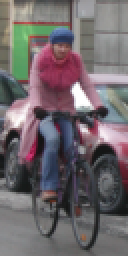
#> input picture Lab2/bike_and_pedestrian.png, 64 x 128 px (shown 2 times larger)
$ jupyter execute --allow-errors lab2.ipynb
#> lines starting #> are read from the running program, lines starting #| are printed output that depends on the picture
### Tarea1/plot.py
# Katherine Garcia 20190418

import matplotlib.pyplot as plt
import numpy as np

def imgView(img, title=None, filename=None, axis=False):
    """
    Diferenciar entre una imgagen a color y bw
    Si hay filename -> grabar la img
    Si hay axis ->

    Args:
        img (_type_): imagen a identificar
        title (_type_, optional): Defaults to None.
        filename (_type_, optional): Defaults to None.
        axis (bool, optional): Defaults to False.
    """
    dim = len(img.shape)
    fig = plt.figure(figsize=(10.0,10.0))
    if axis != None:
        ax = fig.add_subplot(111)
    else:
        ax = axis

    if dim == 3: # imagen a color
        ax.imshow(img)
    elif dim == 2: # imagen bw
        ax.imshow(img, vmin=0, vmax=255, cmap='gray')

    ax.axes.xaxis.set_visible(False) # quitar axis
    ax.axes.yaxis.set_visible(False) # quitar axis

    if title:
        ax.set_title(title)
    if filename:
        plt.savefig(filename,bbox_inches='tight',pad_inches=0)
    else:
        # # h = plt.savefig(filename,bbox_inches='tight',pad_inches=0)
        # return fig
        plt.show()

# [84 lines left out: functions imgFilter, imgComp, imgSobel, not called in this run]

### Lab2/laboratorio_2.py
# Katherine García 20190418
# https://github.com/katherineggs/computerVision#laboratorios

import sys ; sys.path.append("/Users/katherinegarcia/Desktop/computerVision/Tarea1/") # osx
from skimage.util import view_as_windows
from math import ceil
import numpy as np
import cv2 as cv
import os

kernelX = np.array([-1,0,1]).reshape(1,-1)
kernelY = np.array([-1,0,1]).reshape(-1,1)

def loadImg(path):
    """Load img from imgs folder

    Args:
        path (str): path of file

    Returns:
        im: image in grayscale
    """
    # color
    im = cv.imread(os.path.join(path), cv.IMREAD_COLOR)
    im = cv.cvtColor(im, cv.COLOR_BGR2RGB)

    #BW
    # im = cv.imread(os.path.join(path,'p1.png'), cv.IMREAD_GRAYSCALE)
    return im

def pad(img, r, value, type=np.uint8):
    """Pad an image with value v with a border of r pixels.
    Args:
        img (numpy array): Image to pad.
        r (int): Number of pixels to pad around border.
        value (int): Value to use for padding.
        type (np.types): Type of new padded image.

    Returns:
        padded (numpy array): Padded image.
    """
    rows, cols = img.shape
    R = rows + 2*r
    C = cols + 2*r

    padded = np.full((R, C), value, dtype=type)
    padded[r:-r,r:-r] = img
    return padded

def filterImg(img, kernel, dtype = np.float64):
    """Convolve img

    Args:
        img (_type_): _description_
        kernel (_type_): _description_
        dtype (_type_): _description_

    Returns:
        _type_: _description_
    """
    # check that img is BW
    assert len(img.shape) == 2

    # allow non square kernels with odd shape
    # but validate that the mayor axis size is odd
    assert (max(kernel.shape)%2)!=0

    # create placeholder for result
    # crear una matriz como variable de salida
    convolution = np.zeros_like(img, dtype=dtype)
    rK, cK = kernel.shape

    R = max(rK, cK)//2

    # pnerle padding al img
    padded = pad(img, R ,-1)
    r, c = padded.shape

    for i in range(1, r-1):
        for j in range(1, c-1):
            imgN = padded[i-R:i+R+1, j-R:j+R+1]
            pValue = np.multiply(imgN, kernel).sum()
            convolution[i-1,j-1] = pValue

    return convolution

def grad2magn(gx, gy):
    """ Compute the magnitude corresponding to gx and gy gradient matrices.
    Args:
        gx (numpy.array): Gradient in the x direction.
        gy (numpy.array): Gradient in the y direction.
    Returns:
        magnitudes (numpy.array): Magnitudes computed.
    """

    magn = np.sqrt(((gx**2)+(gy**2)))
    return magn

def grad2angle(gx,gy):
    """ Compute the angle corresponding to gx and gy gradient matrices.
    Atan2 result is always between -pi and pi.

    Args:
        gx (numpy array): Gradient in the x direction.
        gy (numpy array): Gradient in the y direction.

    Returns:
        angles (numpy array): Angles computed by the np.arctan2 function.
    """

    dir = np.arctan2(gy,gx)
    return dir

def rad2deg(rad):
    """ Convert an angle measure from radians to degrees.
    Arg:
        - rad (float): Angle in radians
    Returs:
        deg (float): Angle in degrees
    """

    deg = (rad*180)/ np.pi
    return deg

def convolveRGB(img, kernelX, kernelY):
    """ Compute the gradient of an RGB image.
    Args:
        img (numpy array): Source Image.
        kx (numpy.array): Kernel for the x direction.
        ky (numpy.array): Kernel for the y direction.
        unsigned (bool): Select if gradient computation is signed or unsigned.

    Returns:
        gradients (list): List of numpy arrays containing the x and y convolution per channel.
    """
    gradients = []

   # pasarle convolve
    for i in range(len(img.shape)):
        c = img[:,:,i]

        gradXc = filterImg(c, kernelX)
        gradYc = filterImg(c, kernelY)

        gradients.append([gradXc, gradYc])

    return gradients

def grad2vect(gradients, degrees=False, unsigned=False):
    """ Compute from a vector of horizontal
    and vertical gradients, gx and gy, the corresponding rgb
    magnitudes and angle array.

    Args:
        gradients (list): Pairs of gx and gy gradients in a list. [[gx,gy],[gx,gy],[gx,gy]]
        degrees (bool): Output angles in degrees
        unsigned (bool): Discard angle sign information

    Returns:
        magnitude (np.array): 3 channel image of magnitudes.
        angle (np.array): 3 channel image of angles.
    """
    magnitude = []
    angles = []
    for gx, gy in gradients:
        magnitude.append(grad2magn(gx,gy))
        angles.append(grad2angle(gx,gy))

    # returns (128, 64, 3) not (3, 64, 128)
    magnitude = cv.merge(magnitude)
    angles = cv.merge(angles)

    if degrees:
        angles = rad2deg(angles)

    if unsigned:
        angles = np.absolute(angles)

    return np.array(magnitude), np.array(angles)

def hogVector(magnitude, angles):
    """ Build magnitude and orientation matrices required by Hog.
        Max magnitude per channel is selected pixelwise and the corresponding orientation.

    Args:
        magnitude (list of np.array): List of 2D arrays with channel magnitudes.
        angles (list of np.array): List of 2D arrays with channel orientations. Must be expressed in degrees.
    Returns:
        mag, ang: (np.array): Maximum magnitude per channel (mag) and corresponding orientation (ang)
    """
    img_shape = magnitude.shape
    mag = np.zeros((img_shape[0], img_shape[1]))
    ang = np.zeros((img_shape[0], img_shape[1]))

    for row in range(magnitude.shape[0]):
        for col in range(magnitude.shape[1]):
            maxChannel = np.argmax(magnitude[row, col])
            maxMagn = magnitude[row, col, maxChannel]
            maxAng = angles[row, col, maxChannel]
            mag[row, col]=(maxMagn)
            ang[row, col]=(maxAng)
    return mag, ang

def hogHist(mag, ang):
    """Build Hog histogram

    Args:
        mag (np.array): 2D array of magnitudes. Size 8X8
        ang (np.array): 2D array of orientations. Must be expressed in degrees. Size 8X8

    Returns:
        hogHist (np.array): Histogram of 9 bins for the. [12,1234,31231,12312,213,23342,432,54,53]
    """
    # [0 | 20 | 40 | 60 | 80 | 100 | 120 | 140 | 160 | 180] #  9 boxes of 20-degree increments
    hogHist = [0, 0, 0, 0, 0, 0, 0, 0, 0, 0]
    step = 20

    # print(np.max(ang))
    # print(np.min(ang))
    assert not np.max(ang) > 180 and not np.min(ang) < 0

    for row in range(mag.shape[0]): # mag -> 8x8
        for col in range(mag.shape[1]):
            angBin = ceil(ang[row, col] / step) # no. of bin
            angQty = angBin - ang[row, col] / step # amount
            actualMag = mag[row, col]

            hogHist[angBin] += actualMag * (1 - angQty)

            # if angBin == 0: # para tirar los datos a; 160 y no al 180
            #     hogHist[angBin - 2] += actualMag * (angQty) # + por el floor
            # else:
            hogHist[angBin - 1] += actualMag * (angQty) # + por el floor

    # 180 merge with 0
    hogHist[0] += hogHist[-1]
    hogHist.pop(-1) # remove 180
    return hogHist

def normL2(hist):
    """normalize the histogram with l2 normalization

    Args:
        hist (array): histogram

    Returns:
        array: array normalized
    """
    norm = hist / np.sqrt( np.sum( hist ** 2 ) )
    return norm

def hog(imgPath):
    """Build HOG descriptor
    Convolution, gradients and image manipulation to calculate the HOG descriptor.

    Args:
        imgPath (openCV img): colored img

    Returns:
        numpy array: final HOG descriptor
    """
    img = loadImg(imgPath)
    grads = convolveRGB(img, kernelX, kernelY)
    magnitude, angles = grad2vect(grads, degrees=True, unsigned=True)
    magnitude, angles = hogVector(magnitude, angles)

    histsImg = []
    windowsMag = view_as_windows(magnitude, (8,8), 8)
    windowsAng = view_as_windows(angles, (8,8), 8)

    for r in range(windowsMag.shape[0]): # Filas
        for c in range(windowsMag.shape[1]): # Cols
            histsImg.append(hogHist(windowsMag[r][c],windowsAng[r][c]))

    histsImg = np.array(histsImg).reshape(magnitude.shape[0]//8, magnitude.shape[1]//8, 9)

    descriptorHOG = []
    winds = view_as_windows(histsImg, (2, 2, 9))
    for r in range(winds.shape[0]): # Filas
        for c in range(winds.shape[1]): # Cols
            vect = np.reshape(winds[r][c], -1)
            vect = normL2(vect)
            descriptorHOG.append(vect)

    descriptorHOG = np.reshape(np.array(descriptorHOG), -1)

    return descriptorHOG

### Lab2/lab2.ipynb
[cell 1]
import sys ; sys.path.append("/Users/katherinegarcia/Desktop/computerVision/Tarea1/") # osx
from skimage.util import view_as_windows
from math import ceil
import numpy as np
import cv2 as cv
import plot
import os

[cell 2]
def loadImg(path = '/Users/katherinegarcia/Desktop/computerVision/imgs/'):
    """Load img from imgs folder

    Args:
        path (str): path of file

    Returns:
        im: image in grayscale
    """
    # a color
    im = cv.imread(os.path.join('bike_and_pedestrian.png'), cv.IMREAD_COLOR)
#> im is the input picture: shape (128, 64, 3); mean B, G, R 107.5, 104.2, 112.1
    im = cv.cvtColor(im, cv.COLOR_BGR2RGB)

    #BW
    # im = cv.imread(os.path.join(path,'p1.png'), cv.IMREAD_GRAYSCALE)
    return im

### Padding

[cell 3]
def pad(img, r, value, type=np.uint8):
    """Pad an image with value v with a border of r pixels.
    Args:
        img (numpy array): Image to pad.
        r (int): Number of pixels to pad around border.
        value (int): Value to use for padding.
        type (np.types): Type of new padded image.

    Returns:
        padded (numpy array): Padded image.
    """
    rows, cols = img.shape
    R = rows + 2*r
    C = cols + 2*r

    padded = np.full((R, C), value, dtype=type)
    padded[r:-r,r:-r] = img
    return padded

### Aplicar un Kernel

[cell 4]
def filterImg(img, kernel, dtype = np.float64):
    """_summary_

    Args:
        img (_type_): _description_
        kernel (_type_): _description_
        dtype (_type_): _description_

    Returns:
        _type_: _description_
    """
    # check that img is BW
    assert len(img.shape) == 2

    # allow non square kernels with odd shape
    # but validate that the mayor axis size is odd
    assert (max(kernel.shape)%2)!=0

    # create placeholder for result
    # crear una matriz como variable de salida
    convolution = np.zeros_like(img, dtype=dtype)
    rK, cK = kernel.shape

    R = max(rK, cK)//2

    # pnerle padding al img
    padded = pad(img, R ,-1)
    r, c = padded.shape

    for i in range(1, r-1):
        for j in range(1, c-1):
            imgN = padded[i-R:i+R+1, j-R:j+R+1]
            pValue = np.multiply(imgN, kernel).sum()
            convolution[i-1,j-1] = pValue

    return convolution

[cell 5]
img = loadImg()
img[:,:,].shape
plot.imgView(img)

[cell 6]
kernelX = np.array([-1,0,1]).reshape(1,-1)
kernelY = np.array([-1,0,1]).reshape(-1,1)

### Funcs :) ⬇️

[cell 7]
def grad2magn(gx, gy):
    """ Compute the magnitude corresponding to gx and gy gradient matrices.
    Args:
        gx (numpy.array): Gradient in the x direction.
        gy (numpy.array): Gradient in the y direction.
    Returns:
        magnitudes (numpy.array): Magnitudes computed.
    """

    magn = np.sqrt(((gx**2)+(gy**2)))
    return magn

[cell 8]
def grad2angle(gx,gy):
    """ Compute the angle corresponding to gx and gy gradient matrices.
    Atan2 result is always between -pi and pi.

    Args:
        gx (numpy array): Gradient in the x direction.
        gy (numpy array): Gradient in the y direction.

    Returns:
        angles (numpy array): Angles computed by the np.arctan2 function.
    """

    dir = np.arctan2(gy,gx)
    return dir

[cell 9]
def rad2deg(rad):
    """ Convert an angle measure from radians to degrees.
    Arg:
        - rad (float): Angle in radians
    Returs:
        deg (float): Angle in degrees
    """

    deg = (rad*180)/ np.pi
    return deg

[cell 10]
def convolveRGB(img, kernelX, kernelY):
    """ Compute the gradient of an RGB image.
    Args:
        img (numpy array): Source Image.
        kx (numpy.array): Kernel for the x direction.
        ky (numpy.array): Kernel for the y direction.
        unsigned (bool): Select if gradient computation is signed or unsigned.

    Returns:
        gradients (list): List of numpy arrays containing the x and y convolution per channel.
    """

    gradients = []

   # pasarle convolve
    for i in range(len(img.shape)):
        c = img[:,:,i]

        gradXc = filterImg(c, kernelX)
        gradYc = filterImg(c, kernelY)

        gradients.append([gradXc, gradYc])
#> this loop made 3 passes
#> pass 1, in filterImg, `padded = pad(img, R ,-1)`:
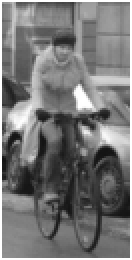
#> padded: shape (130, 66) (shown 2 times larger); min 19, max 255, mean 118.6
#> pass 1, in convolveRGB, `gradXc = filterImg(c, kernelX)`:
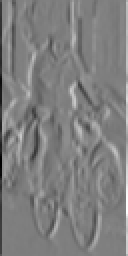
#> gradXc: shape (128, 64) float64 (shown 2 times larger); min -700, max 703, mean 0.8; drawn with min black and max white
#> after the loop:
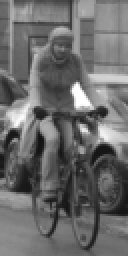
#> c: shape (128, 64) (shown 2 times larger); min 19, max 255, mean 107.5
#> after the loop, gradients = 3 items

    return gradients

[cell 11]
def grad2vect(gradients, degrees=False, unsigned=False):
    """ Compute from a vector of horizontal
    and vertical gradients, gx and gy, the corresponding rgb
    magnitudes and angle array.

    Args:
        gradients (list): Pairs of gx and gy gradients in a list. [[gx,gy],[gx,gy],[gx,gy]]
        degrees (bool): Output angles in degrees
        unsigned (bool): Discard angle sign information

    Returns:
        magnitude (np.array): 3 channel image of magnitudes.
        angle (np.array): 3 channel image of angles.
    """

    magnitude = []
    angles = []
    for gx, gy in gradients:
        magnitude.append(grad2magn(gx,gy))
        angles.append(grad2angle(gx,gy))

    # returns (128, 64, 3) not (3, 64, 128)
    magnitude = cv.merge(magnitude)
    angles = cv.merge(angles)

    if degrees:
        angles = rad2deg(angles)

    if unsigned:
        angles = np.absolute(angles)

    return np.array(magnitude), np.array(angles)

[cell 12]
def hogVector(magnitude, angles):
    """ Build magnitude and orientation matrices required by Hog.
        Max magnitude per channel is selected pixelwise and the corresponding orientation.

    Args:
        magnitude (list of np.array): List of 2D arrays with channel magnitudes.
        angles (list of np.array): List of 2D arrays with channel orientations. Must be expressed in degrees.
    Returns:
        mag, ang: (np.array): Maximum magnitude per channel (mag) and corresponding orientation (ang)
    """

    img_shape = magnitude.shape
    mag = np.zeros((img_shape[0], img_shape[1]))
    ang = np.zeros((img_shape[0], img_shape[1]))

    for row in range(magnitude.shape[0]):
        for col in range(magnitude.shape[1]):
            maxChannel = np.argmax(magnitude[row, col])
            maxMagn = magnitude[row, col, maxChannel]
            maxAng = angles[row, col, maxChannel]
            mag[row, col]=(maxMagn)
            ang[row, col]=(maxAng)

    # mag = cv.merge(np.array(mag))
    # ang = cv.merge(np.array(ang))
    return mag, ang

[cell 13]
def hogHist(mag, ang):
    """Build Hog histogram

    Args:
        mag (np.array): 2D array of magnitudes. Size 8X8
        ang (np.array): 2D array of orientations. Must be expressed in degrees. Size 8X8

    Returns:
        hogHist (np.array): Histogram of 9 bins for the. [12,1234,31231,12312,213,23342,432,54,53]
    """
    # [0 | 20 | 40 | 60 | 80 | 100 | 120 | 140 | 160 | 180] #  9 boxes of 20-degree increments
    hogHist = [0, 0, 0, 0, 0, 0, 0, 0, 0, 0]
    step = 20

    # print(np.max(ang))
    # print(np.min(ang))
    assert not np.max(ang) > 180 and not np.min(ang) < 0

    for row in range(mag.shape[0]): # mag -> 8x8
        for col in range(mag.shape[1]):
            angBin = ceil(ang[row, col] / step) # no. of bin
            angQty = angBin - ang[row, col] / step # amount
            # angQty = round(((ang[row, col] / step ) % 1), 3) # amount
            actualMag = mag[row, col]

            hogHist[angBin] += actualMag * (1 - angQty)

            # if angBin == 0: # para tirar los datos a; 160 y no al 180
            #     hogHist[angBin - 2] += actualMag * (angQty) # + por el floor
            # else:
            hogHist[angBin - 1] += actualMag * (angQty) # + por el floor

    # 180 merge with 0
    hogHist[0] += hogHist[-1]
    hogHist.pop(-1) # remove 180

    return hogHist

[cell 14]
def normL2(hist):
    norm = hist / np.sqrt( np.sum( hist ** 2 ) )
    return norm

## Proceso

[cell 15]
# convolve
grads = convolveRGB(img, kernelX, kernelY)
#> grads = 3 items
# grads 2 vector
magnitude, angles = grad2vect(grads, degrees=True, unsigned=True)
#> the loop in grad2vect, `for gx, gy in gradients:` made 3 passes
#> in grad2vect, `magnitude = cv.merge(magnitude)`:
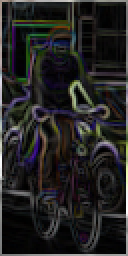
#> magnitude: shape (128, 64, 3) float64 (shown 2 times larger); mean of channels 0, 1, 2 96.7, 98.4, 99.7; drawn with min black and max white
#> in grad2vect, `angles = cv.merge(angles)`:
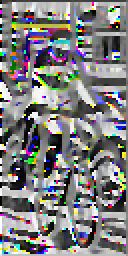
#> angles: shape (128, 64, 3) float64 (shown 2 times larger); mean of channels 0, 1, 2 -0.000226, -0.00709, 0.0104; drawn with min black and max white
#> in grad2vect, `angles = np.absolute(angles)`:
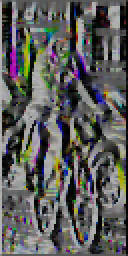
#> angles: shape (128, 64, 3) float64 (shown 2 times larger); mean of channels 0, 1, 2 90.4, 92, 92.1; drawn as B, G, R

[cell 16]
# Max magnitude per channel is selected pixelwise and the corresponding orientation
magnitude, angles = hogVector(magnitude, angles)
#> after the loop in hogVector, `for row in range(magnitude.shape[0]):`:
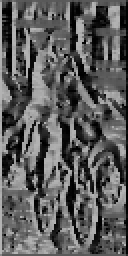
#> ang: shape (128, 64) float64 (shown 2 times larger); min 0, max 180, mean 91.6
#> after the loop in hogVector, `for row in range(magnitude.shape[0]):`:
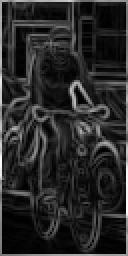
#> mag: shape (128, 64) float64 (shown 2 times larger); min 1.41, max 703, mean 114.7; drawn with min black and max white

[cell 17]
# All hists per img
histsImg = []

windowsMag = view_as_windows(magnitude, (8,8), 8)
windowsAng = view_as_windows(angles, (8,8), 8)

for r in range(windowsMag.shape[0]): # Filas
    for c in range(windowsMag.shape[1]): # Cols
        histsImg.append(hogHist(windowsMag[r][c],windowsAng[r][c]))
#> after the loop, histsImg = 128 items

histsImg = np.array(histsImg).reshape(magnitude.shape[0]//8, magnitude.shape[1]//8, 9)
histsImg.shape
#> Out = (16, 8, 9)

[cell 18]
final = []
winds = view_as_windows(histsImg, (2, 2, 9))
for r in range(winds.shape[0]): # Filas
    for c in range(winds.shape[1]): # Cols
        vect = np.reshape(winds[r][c], -1)
        vect = normL2(vect)
        final.append(vect)
#> after the loop, final = 105 items

final = np.reshape(np.array(final), -1)
#> final = 3780 values, max 0.751 at index 2520, min 0 at index 276, mean 0.114
# final = np.array(final)
final.shape
#> Out = (3780,)

[cell 19]
magnitude.shape
#> Out = (128, 64)

[cell 20]
(view_as_windows(magnitude, (8,8), 8)).shape[0]
#> Out = 16

[cell 21]
histsImg[0,2]
#> Out = [341.9, 76.92, 51.81, 235.7, 2640.7, 2989.4, 273.2, 486.6, 592.3]

[cell 22]
winds[0][0][0]

[cell 23]
winds[0][1][0]

[cell 24]
# no cambiar es con el codigo antes del if angbin = 0
winds[0][1][0]

[cell 25]
final
#> Out has the same summary as final

#> (a cell that did not finish here is left out)

[cell 27]
# 8*16*9
# ultimo vector de 3780

[cell 28]
respuesta = np.load("bike_and_pedestrian_hog_fd.npy")
#> (reads Lab2/bike_and_pedestrian_hog_fd.npy from the repository)
respuesta

[cell 29]
import laboratorio_2
laboratorio_2.hog('bike_and_pedestrian.png')
#> the loop in convolveRGB, `for i in range(len(img.shape)):` made 3 passes
#> pass 2, in convolveRGB, `gradYc = filterImg(c, kernelY)`:
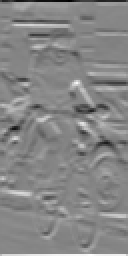
#> gradYc: shape (128, 64) float64 (shown 2 times larger); min -560, max 502, mean 0.2; drawn with min black and max white
#> after the loop in convolveRGB, `for i in range(len(img.shape)):`: gradients = 3 items
#> the loop in grad2vect, `for gx, gy in gradients:` made 3 passes
#> pass 3, in grad2angle (call 3), `dir = np.arctan2(gy,gx)`:
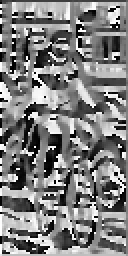
#> dir: shape (128, 64) float64 (shown 2 times larger); min -3.14, max 3.14, mean 0.0104; drawn with min black and max white
#> after the loop in hog, `for r in range(windowsMag.shape[0]):`: histsImg = 128 items
#> after the loop in hog, `for r in range(winds.shape[0]):`: descriptorHOG = 105 items
#> in hog, `descriptorHOG = np.reshape(np.array(descriptorHOG), -1)`: descriptorHOG has the same summary as final outside hog
